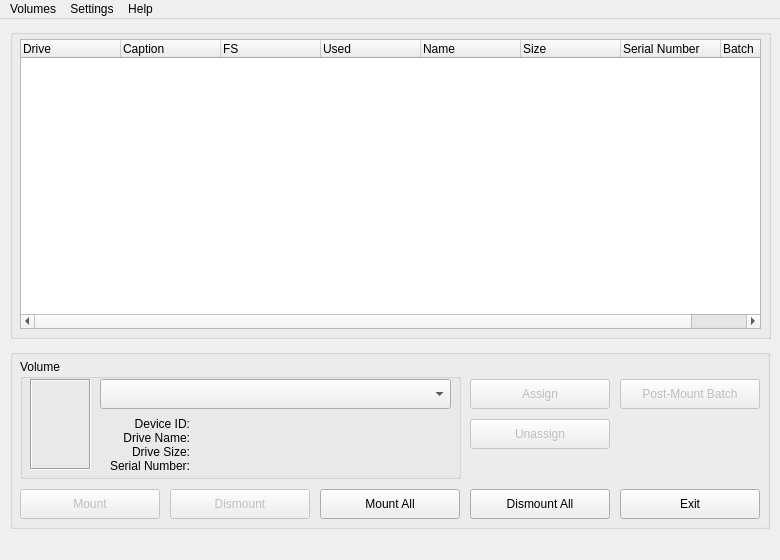
<?xml version="1.0" encoding="UTF-8"?>
<ui version="4.0">
 <class>MainWindow</class>
 <widget class="QMainWindow" name="MainWindow">
  <property name="geometry">
   <rect>
    <x>0</x>
    <y>0</y>
    <width>780</width>
    <height>560</height>
   </rect>
  </property>
  <property name="sizePolicy">
   <sizepolicy hsizetype="Fixed" vsizetype="Fixed">
    <horstretch>0</horstretch>
    <verstretch>0</verstretch>
   </sizepolicy>
  </property>
  <property name="minimumSize">
   <size>
    <width>780</width>
    <height>560</height>
   </size>
  </property>
  <property name="maximumSize">
   <size>
    <width>780</width>
    <height>560</height>
   </size>
  </property>
  <property name="sizeIncrement">
   <size>
    <width>0</width>
    <height>0</height>
   </size>
  </property>
  <property name="windowTitle">
   <string>TrueCrypt AutoMount</string>
  </property>
  <property name="windowIcon">
   <iconset>
    <normaloff>icons/disc.png</normaloff>icons/disc.png</iconset>
  </property>
  <widget class="QWidget" name="centralwidget">
   <property name="sizePolicy">
    <sizepolicy hsizetype="Fixed" vsizetype="Fixed">
     <horstretch>0</horstretch>
     <verstretch>0</verstretch>
    </sizepolicy>
   </property>
   <property name="minimumSize">
    <size>
     <width>780</width>
     <height>519</height>
    </size>
   </property>
   <property name="sizeIncrement">
    <size>
     <width>1</width>
     <height>1</height>
    </size>
   </property>
   <widget class="QGroupBox" name="groupItemList">
    <property name="geometry">
     <rect>
      <x>10</x>
      <y>10</y>
      <width>761</width>
      <height>310</height>
     </rect>
    </property>
    <property name="sizePolicy">
     <sizepolicy hsizetype="Expanding" vsizetype="Expanding">
      <horstretch>2</horstretch>
      <verstretch>2</verstretch>
     </sizepolicy>
    </property>
    <property name="minimumSize">
     <size>
      <width>4</width>
      <height>0</height>
     </size>
    </property>
    <property name="sizeIncrement">
     <size>
      <width>1</width>
      <height>1</height>
     </size>
    </property>
    <property name="title">
     <string/>
    </property>
    <property name="flat">
     <bool>false</bool>
    </property>
    <property name="checkable">
     <bool>false</bool>
    </property>
    <widget class="QTreeWidget" name="treeVolumeList">
     <property name="geometry">
      <rect>
       <x>10</x>
       <y>10</y>
       <width>741</width>
       <height>290</height>
      </rect>
     </property>
     <property name="sizePolicy">
      <sizepolicy hsizetype="Expanding" vsizetype="Expanding">
       <horstretch>0</horstretch>
       <verstretch>2</verstretch>
      </sizepolicy>
     </property>
     <property name="rootIsDecorated">
      <bool>false</bool>
     </property>
     <column>
      <property name="text">
       <string>Drive</string>
      </property>
     </column>
     <column>
      <property name="text">
       <string>Caption</string>
      </property>
     </column>
     <column>
      <property name="text">
       <string>FS</string>
      </property>
     </column>
     <column>
      <property name="text">
       <string>Used</string>
      </property>
     </column>
     <column>
      <property name="text">
       <string>Name</string>
      </property>
     </column>
     <column>
      <property name="text">
       <string>Size</string>
      </property>
     </column>
     <column>
      <property name="text">
       <string>Serial Number</string>
      </property>
     </column>
     <column>
      <property name="text">
       <string>Batch</string>
      </property>
     </column>
    </widget>
   </widget>
   <widget class="QGroupBox" name="groupControls">
    <property name="geometry">
     <rect>
      <x>10</x>
      <y>330</y>
      <width>760</width>
      <height>180</height>
     </rect>
    </property>
    <property name="title">
     <string/>
    </property>
    <property name="flat">
     <bool>false</bool>
    </property>
    <widget class="QPushButton" name="buttonMount">
     <property name="enabled">
      <bool>false</bool>
     </property>
     <property name="geometry">
      <rect>
       <x>10</x>
       <y>140</y>
       <width>140</width>
       <height>30</height>
      </rect>
     </property>
     <property name="text">
      <string>Mount</string>
     </property>
    </widget>
    <widget class="QPushButton" name="buttonMountAll">
     <property name="geometry">
      <rect>
       <x>310</x>
       <y>140</y>
       <width>140</width>
       <height>30</height>
      </rect>
     </property>
     <property name="text">
      <string>Mount All</string>
     </property>
    </widget>
    <widget class="QPushButton" name="buttonDismountAll">
     <property name="geometry">
      <rect>
       <x>460</x>
       <y>140</y>
       <width>140</width>
       <height>30</height>
      </rect>
     </property>
     <property name="text">
      <string>Dismount All</string>
     </property>
    </widget>
    <widget class="QPushButton" name="buttonExit">
     <property name="geometry">
      <rect>
       <x>610</x>
       <y>140</y>
       <width>140</width>
       <height>30</height>
      </rect>
     </property>
     <property name="text">
      <string>Exit</string>
     </property>
    </widget>
    <widget class="QPushButton" name="buttonDismount">
     <property name="enabled">
      <bool>false</bool>
     </property>
     <property name="geometry">
      <rect>
       <x>160</x>
       <y>140</y>
       <width>140</width>
       <height>30</height>
      </rect>
     </property>
     <property name="text">
      <string>Dismount</string>
     </property>
    </widget>
    <widget class="QGroupBox" name="groupVolume">
     <property name="geometry">
      <rect>
       <x>10</x>
       <y>10</y>
       <width>441</width>
       <height>120</height>
      </rect>
     </property>
     <property name="title">
      <string>Volume</string>
     </property>
     <widget class="QComboBox" name="comboVolumes">
      <property name="geometry">
       <rect>
        <x>80</x>
        <y>20</y>
        <width>351</width>
        <height>30</height>
       </rect>
      </property>
     </widget>
     <widget class="QLabel" name="label">
      <property name="geometry">
       <rect>
        <x>90</x>
        <y>60</y>
        <width>80</width>
        <height>51</height>
       </rect>
      </property>
      <property name="text">
       <string>Device ID:
Drive Name:
Drive Size:
Serial Number:
</string>
      </property>
      <property name="alignment">
       <set>Qt::AlignRight|Qt::AlignTrailing|Qt::AlignVCenter</set>
      </property>
     </widget>
     <widget class="QLabel" name="labelDeviceInfos">
      <property name="geometry">
       <rect>
        <x>180</x>
        <y>60</y>
        <width>251</width>
        <height>51</height>
       </rect>
      </property>
      <property name="text">
       <string/>
      </property>
      <property name="alignment">
       <set>Qt::AlignLeading|Qt::AlignLeft|Qt::AlignVCenter</set>
      </property>
     </widget>
     <widget class="QLabel" name="labelLogo">
      <property name="geometry">
       <rect>
        <x>10</x>
        <y>20</y>
        <width>61</width>
        <height>91</height>
       </rect>
      </property>
      <property name="frameShape">
       <enum>QFrame::Box</enum>
      </property>
      <property name="frameShadow">
       <enum>QFrame::Sunken</enum>
      </property>
      <property name="midLineWidth">
       <number>0</number>
      </property>
      <property name="text">
       <string/>
      </property>
      <property name="scaledContents">
       <bool>true</bool>
      </property>
     </widget>
    </widget>
    <widget class="QPushButton" name="buttonPostMountBatch">
     <property name="enabled">
      <bool>false</bool>
     </property>
     <property name="geometry">
      <rect>
       <x>610</x>
       <y>30</y>
       <width>140</width>
       <height>30</height>
      </rect>
     </property>
     <property name="text">
      <string>Post-Mount Batch</string>
     </property>
    </widget>
    <widget class="QPushButton" name="buttonUnassign">
     <property name="enabled">
      <bool>false</bool>
     </property>
     <property name="geometry">
      <rect>
       <x>460</x>
       <y>70</y>
       <width>140</width>
       <height>30</height>
      </rect>
     </property>
     <property name="text">
      <string>Unassign</string>
     </property>
    </widget>
    <widget class="QPushButton" name="buttonAssign">
     <property name="enabled">
      <bool>false</bool>
     </property>
     <property name="geometry">
      <rect>
       <x>460</x>
       <y>30</y>
       <width>140</width>
       <height>30</height>
      </rect>
     </property>
     <property name="text">
      <string>Assign</string>
     </property>
    </widget>
    <zorder>groupVolume</zorder>
    <zorder>buttonMount</zorder>
    <zorder>buttonMountAll</zorder>
    <zorder>buttonDismountAll</zorder>
    <zorder>buttonExit</zorder>
    <zorder>buttonDismount</zorder>
    <zorder>buttonPostMountBatch</zorder>
    <zorder>buttonUnassign</zorder>
    <zorder>buttonAssign</zorder>
   </widget>
   <zorder>groupControls</zorder>
   <zorder>groupItemList</zorder>
  </widget>
  <widget class="QMenuBar" name="menubar">
   <property name="geometry">
    <rect>
     <x>0</x>
     <y>0</y>
     <width>780</width>
     <height>21</height>
    </rect>
   </property>
   <widget class="QMenu" name="menuVolumes">
    <property name="title">
     <string>Volumes</string>
    </property>
    <addaction name="actionSelect_File"/>
    <addaction name="actionSelect_Device"/>
   </widget>
   <widget class="QMenu" name="menuSettings">
    <property name="title">
     <string>Settings</string>
    </property>
    <addaction name="actionStart_with_Windows"/>
    <addaction name="actionStart_Minimized"/>
    <addaction name="actionAuto_Mount_on_Application_Start"/>
    <addaction name="actionAuto_Mount_on_Drive_Connect"/>
    <addaction name="separator"/>
    <addaction name="actionDefault_Password"/>
    <addaction name="actionPath_to_TrueCrypt"/>
    <addaction name="separator"/>
    <addaction name="actionAdd_Default_Keyfile"/>
   </widget>
   <widget class="QMenu" name="menuHelp">
    <property name="title">
     <string>Help</string>
    </property>
    <addaction name="actionAbout"/>
   </widget>
   <addaction name="menuVolumes"/>
   <addaction name="menuSettings"/>
   <addaction name="menuHelp"/>
  </widget>
  <widget class="QStatusBar" name="statusbar">
   <property name="sizeGripEnabled">
    <bool>false</bool>
   </property>
  </widget>
  <action name="actionSelect_File">
   <property name="text">
    <string>Select File</string>
   </property>
  </action>
  <action name="actionSelect_Device">
   <property name="text">
    <string>Select Device</string>
   </property>
  </action>
  <action name="actionStart_with_Windows">
   <property name="checkable">
    <bool>true</bool>
   </property>
   <property name="text">
    <string>Start with Windows</string>
   </property>
  </action>
  <action name="actionAuto_Mount_on_Application_Start">
   <property name="checkable">
    <bool>true</bool>
   </property>
   <property name="text">
    <string>Auto Mount on Application Start</string>
   </property>
  </action>
  <action name="actionAdd_Default_Keyfile">
   <property name="text">
    <string>Add Default Keyfile</string>
   </property>
  </action>
  <action name="actionPath_to_TrueCrypt">
   <property name="checkable">
    <bool>true</bool>
   </property>
   <property name="text">
    <string>Path to TrueCrypt</string>
   </property>
  </action>
  <action name="actionDefault_Password">
   <property name="checkable">
    <bool>true</bool>
   </property>
   <property name="text">
    <string>Default Password</string>
   </property>
  </action>
  <action name="actionAuto_Mount_on_Drive_Connect">
   <property name="checkable">
    <bool>true</bool>
   </property>
   <property name="text">
    <string>Auto Mount on Drive Connect</string>
   </property>
  </action>
  <action name="actionStart_Minimized">
   <property name="checkable">
    <bool>true</bool>
   </property>
   <property name="text">
    <string>Start Minimized</string>
   </property>
  </action>
  <action name="actionAbout">
   <property name="text">
    <string>About</string>
   </property>
  </action>
 </widget>
 <tabstops>
  <tabstop>treeVolumeList</tabstop>
  <tabstop>comboVolumes</tabstop>
  <tabstop>buttonAssign</tabstop>
  <tabstop>buttonUnassign</tabstop>
  <tabstop>buttonMount</tabstop>
  <tabstop>buttonDismount</tabstop>
  <tabstop>buttonMountAll</tabstop>
  <tabstop>buttonDismountAll</tabstop>
  <tabstop>buttonExit</tabstop>
 </tabstops>
 <resources/>
 <connections/>
</ui>
